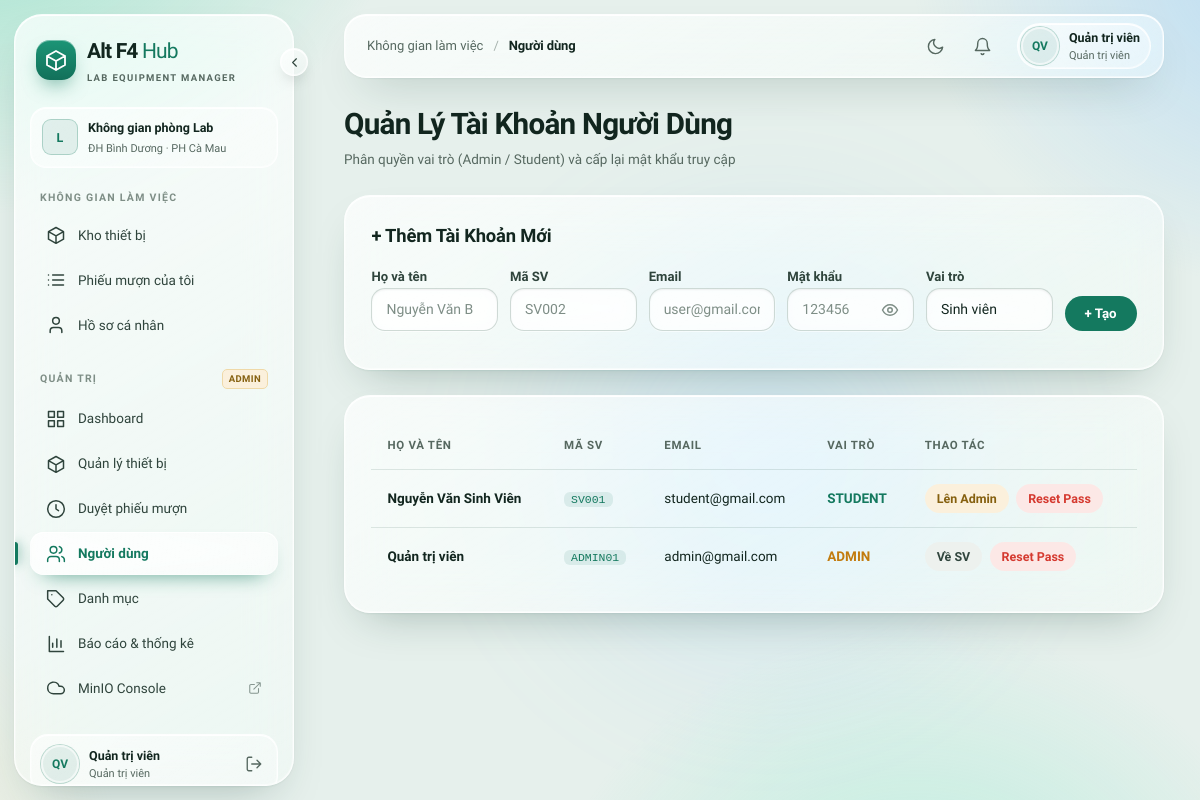
The page /admin/users.php (signed in) on the database its author committed.
### tables this page shows
CREATE TABLE IF NOT EXISTS users (
    id INT AUTO_INCREMENT PRIMARY KEY,
    fullname VARCHAR(100) NOT NULL,
    student_code VARCHAR(20) UNIQUE,
    email VARCHAR(100) UNIQUE NOT NULL,
    password_hash VARCHAR(255) NOT NULL,
    role ENUM('admin', 'student') DEFAULT 'student',
    created_at TIMESTAMP DEFAULT CURRENT_TIMESTAMP
);

### src/admin/users.php (the view, shortened to what this page needs)
<?php
require_once '../config.php';
$users = $pdo->query("SELECT * FROM users ORDER BY id DESC")->fetchAll();
?>
<!DOCTYPE html>
<html lang="vi">
<head>
    <?php include __DIR__ . '/../head.php'; ?>
</head>
<body>
<?php include __DIR__ . '/../navbar.php'; ?>
<main class="container">
    <div style="margin-bottom: 25px;">
        <h1 style="font-size: 2rem; font-weight: 800; margin: 0;">Quản Lý Tài Khoản Người Dùng</h1>
        <p style="color: #64748B; margin: 6px 0 0;">Phân quyền vai trò (Admin / Student) và cấp lại mật khẩu truy cập</p>
    </div>
    <div class="glass-box">
        <h3 style="margin-top: 0; font-size: 1.15rem; font-weight: 700; margin-bottom: 15px;">+ Thêm Tài Khoản Mới</h3>
        <form method="POST" style="display: grid; grid-template-columns: repeat(4, 1fr) 1fr auto; gap: 12px; align-items: end;">
            <div>
                <label style="font-size: 0.82rem; font-weight: 600;">Họ và tên</label>
                <input type="text" name="fullname" class="form-control" placeholder="Nguyễn Văn B" required>
            </div>
            <div>
                <label style="font-size: 0.82rem; font-weight: 600;">Mã SV</label>
                <input type="text" name="student_code" class="form-control" placeholder="SV002">
            </div>
            <div>
                <label style="font-size: 0.82rem; font-weight: 600;">Email</label>
                <input type="email" name="email" class="form-control" placeholder="user@gmail.com" required>
            </div>
            <div>
                <label style="font-size: 0.82rem; font-weight: 600;">Mật khẩu</label>
                <input type="password" name="password" class="form-control" placeholder="123456" required>
            </div>
            <div>
                <label style="font-size: 0.82rem; font-weight: 600;">Vai trò</label>
                <select name="role" class="form-control">
                    <option value="student">Sinh viên</option>
                </select>
            </div>
            <div>
                <button type="submit" style="background: #0F182F; color: #fff; padding: 10px 20px; border-radius: 999px; border: none; font-weight: 700; cursor: pointer; margin-bottom: 12px;">+ Tạo</button>
            </div>
        </form>
    </div>
    <div class="glass-box">
        <table>
            <thead>
                <tr>
                    <th>Họ và Tên</th>
                    <th>Mã SV</th>
                    <th>Email</th>
                    <th>Vai Trò</th>
                    <th>Thao Tác</th>
                </tr>
            </thead>
            <tbody>
                <?php foreach ($users as $u): ?>
                    <tr>
                        <td><strong><?= htmlspecialchars($u['fullname']) ?></strong></td>
                        <td><code><?= htmlspecialchars($u['student_code'] ?? '—') ?></code></td>
                        <td><?= htmlspecialchars($u['email']) ?></td>
                        <td>
                            <strong style="color: <?= $u['role'] === 'admin' ? '#D97706' : '#2563EB' ?>;">
                                <?= strtoupper($u['role']) ?>
                            </strong>
                        </td>
                        <td>
                            <?php if ($u['role'] === 'student'): ?>
                                <a href="?make_admin=<?= $u['id'] ?>" class="btn-sm" style="background: #FEF3C7; color: #92400E;" onclick="return confirm('Nâng cấp tài khoản này lên Quản trị viên?')">Lên Admin</a>
                            <?php else: ?>
                                <a href="?make_student=<?= $u['id'] ?>" class="btn-sm" style="background: #E2E8F0; color: #334155;" onclick="return confirm('Chuyển tài khoản về quyền Sinh viên?')">Về SV</a>
                            <?php endif; ?>
                            <a href="?reset_pass=<?= $u['id'] ?>" class="btn-sm" style="background: #FEE2E2; color: #DC2626;" onclick="return confirm('Đặt lại mật khẩu về 123456?')">Reset Pass</a>
                        </td>
                    </tr>
                <?php endforeach; ?>
            </tbody>
        </table>
    </div>
</main>
</body>
</html>

### src/navbar.php (shortened to what this page needs)
<?php
require_once __DIR__ . '/ui.php';
$current_page    = basename($_SERVER['PHP_SELF']);
$is_admin_folder = strpos($_SERVER['PHP_SELF'], '/admin/') !== false;
$user            = $_SESSION['user'] ?? null;
$navIsAdmin = ($user && $user['role'] === 'admin');
$navKey     = ($is_admin_folder ? 'admin/' : '') . $current_page;
$navTitles = [
    'index.php'              => 'Kho thiết bị',
    'device_detail.php'      => 'Chi tiết thiết bị',
    'borrow.php'             => 'Đăng ký mượn',
    'my_borrows.php'         => 'Phiếu mượn của tôi',
    'request_detail.php'     => 'Chi tiết phiếu mượn',
    'profile.php'            => 'Hồ sơ cá nhân',
    'admin/index.php'        => 'Dashboard',
    'admin/devices.php'      => 'Quản lý thiết bị',
    'admin/device_edit.php'  => 'Chỉnh sửa thiết bị',
    'admin/categories.php'   => 'Danh mục',
    'admin/requests.php'     => 'Duyệt phiếu mượn',
    'admin/users.php'        => 'Người dùng',
    'admin/reports.php'      => 'Báo cáo & thống kê',
];
$navTitle = $navTitles[$navKey] ?? 'Alt F4 Hub';
$navOn = [
    'kho'   => in_array($navKey, ['index.php', 'device_detail.php', 'borrow.php']),
    'mine'  => ($navKey === 'my_borrows.php') || ($navKey === 'request_detail.php' && !$navIsAdmin),
    'prof'  => ($navKey === 'profile.php'),
    'dash'  => ($navKey === 'admin/index.php'),
    'dev'   => in_array($navKey, ['admin/devices.php', 'admin/device_edit.php']),
    'req'   => ($navKey === 'admin/requests.php') || ($navKey === 'request_detail.php' && $navIsAdmin),
    'users' => ($navKey === 'admin/users.php'),
    'cat'   => ($navKey === 'admin/categories.php'),
    'rep'   => ($navKey === 'admin/reports.php'),
];
$navCls = [];
$navCur = [];
foreach ($navOn as $k => $on) {
    $navCls[$k] = $on ? 'is-active' : '';
    $navCur[$k] = $on ? 'aria-current="page"' : '';
}
$navAlert   = 0;
if ($user && isset($pdo)) {
    try {
        if ($navIsAdmin) {
            $navPending = (int)$pdo->query("SELECT COUNT(*) FROM borrow_requests WHERE status = 'pending'")->fetchColumn();
            $navAlert   = $navPending;
        } else {
            $navSt = $pdo->prepare("SELECT COUNT(*) FROM borrow_requests WHERE user_id = ? AND status = 'approved' AND DATEDIFF(expected_return_date, CURDATE()) <= 2");
            $navSt->execute([$user['id']]);
            $navAlert = (int)$navSt->fetchColumn();
        }
    } catch (Throwable $e) {
    }
}
$navAlertHref  = $navIsAdmin ? '/admin/requests.php?status=pending' : '/my_borrows.php?status=approved';
$navAlertLabel = $navIsAdmin ? 'phiếu mượn đang chờ duyệt' : 'thiết bị sắp hoặc đã quá hạn trả';
$navInit = '';
if ($user) {
    $navParts = preg_split('/\s+/u', trim($user['fullname']));
    $navInit  = mb_substr($navParts[0], 0, 1, 'UTF-8');
    if (count($navParts) > 1) {
        $navInit .= mb_substr($navParts[count($navParts) - 1], 0, 1, 'UTF-8');
    }
    $navInit = mb_strtoupper($navInit, 'UTF-8');
}
$navRole = ($user && $user['role'] === 'admin') ? 'Quản trị viên' : (($user && !empty($user['student_code'])) ? $user['student_code'] : 'Sinh viên');
?>
<div class="t-dock" id="tDock">
<aside class="t-side" id="tSide" aria-label="Điều hướng chính">
    <a class="t-brand" href="/index.php" title="Alt F4 Hub">
        <span class="t-brand-icon"><?= ic('box', 24) ?></span>
        <span class="t-brand-text">Alt F4<span class="t-brand-hub"> Hub</span><small>Lab equipment manager</small></span>
    </a>
    <div class="t-workspace">
        <span class="t-workspace-icon">L</span>
        <div>Không gian phòng Lab<small>ĐH Bình Dương · PH Cà Mau</small></div>
    </div>
    <p class="t-label"><b>Không gian làm việc</b></p>
    <nav class="t-navlist">
        <a class="t-nav <?= $navCls['kho'] ?>" href="/index.php" title="Kho thiết bị" <?= $navCur['kho'] ?>><?= ic('box') ?><span>Kho thiết bị</span></a>
        <a class="t-nav <?= $navCls['mine'] ?>" href="/my_borrows.php" title="Phiếu mượn của tôi" <?= $navCur['mine'] ?>><?= ic('list') ?><span>Phiếu mượn của tôi</span></a>
        <a class="t-nav <?= $navCls['prof'] ?>" href="/profile.php" title="Hồ sơ cá nhân" <?= $navCur['prof'] ?>><?= ic('user') ?><span>Hồ sơ cá nhân</span></a>
    </nav>
    <?php if ($navIsAdmin): ?>
    <p class="t-label t-label-admin"><b>Quản trị</b> <span>Admin</span></p>
    <nav class="t-navlist">
        <a class="t-nav <?= $navCls['dash'] ?>" href="/admin/index.php" title="Dashboard" <?= $navCur['dash'] ?>><?= ic('grid') ?><span>Dashboard</span></a>
        <a class="t-nav <?= $navCls['dev'] ?>" href="/admin/devices.php" title="Quản lý thiết bị" <?= $navCur['dev'] ?>><?= ic('box') ?><span>Quản lý thiết bị</span></a>
        <a class="t-nav <?= $navCls['req'] ?>" href="/admin/requests.php" title="Duyệt phiếu mượn" <?= $navCur['req'] ?>><?= ic('clock') ?><span>Duyệt phiếu mượn</span></a>
        <a class="t-nav <?= $navCls['users'] ?>" href="/admin/users.php" title="Người dùng" <?= $navCur['users'] ?>><?= ic('users') ?><span>Người dùng</span></a>
        <a class="t-nav <?= $navCls['cat'] ?>" href="/admin/categories.php" title="Danh mục" <?= $navCur['cat'] ?>><?= ic('tag') ?><span>Danh mục</span></a>
        <a class="t-nav <?= $navCls['rep'] ?>" href="/admin/reports.php" title="Báo cáo &amp; thống kê" <?= $navCur['rep'] ?>><?= ic('chart') ?><span>Báo cáo &amp; thống kê</span></a>
        <a class="t-nav" href="http://localhost:9001" target="_blank" rel="noopener" title="Mở MinIO S3 Console"><?= ic('cloud') ?><span>MinIO Console</span><?= ic('external', 14) ?></a>
    </nav>
    <?php endif; ?>
    <div class="t-side-bottom">
        <?php if ($user): ?>
        <div class="t-me">
            <a class="t-me-link" href="/profile.php" title="Xem hồ sơ &amp; đổi mật khẩu">
                <span class="t-avatar"><?= t_esc($navInit) ?></span>
                <span class="t-me-text"><b><?= t_esc($user['fullname']) ?></b><small><?= t_esc($navRole) ?></small></span>
            </a>
            <a class="t-me-out" href="/logout.php" title="Đăng xuất" aria-label="Đăng xuất"><?= ic('logout', 18) ?></a>
        </div>
        <?php endif; ?>
    </div>
</aside>
<button type="button" class="t-dock-toggle" data-side-toggle aria-controls="tSide" aria-expanded="true" aria-label="Thu gọn thanh bên" title="Thu gọn / mở rộng thanh bên"><?= ic('chevron', 15) ?></button>
</div>
<header class="t-top">
    <div class="t-crumb"><span class="t-crumb-root">Không gian làm việc</span><span class="t-crumb-sep">/</span><b><?= t_esc($navTitle) ?></b></div>
    <div class="t-top-right">
        <button type="button" class="t-icon-btn t-theme-btn" data-theme-toggle aria-label="Đổi giao diện sáng / tối" title="Đổi giao diện sáng / tối"><?= ic('sun', 19) ?><?= ic('moon', 19) ?></button>
        <a class="t-icon-btn t-bell" href="<?= $navAlertHref ?>" aria-label="Thông báo: <?= $navAlert ?> <?= $navAlertLabel ?>" title="<?= $navAlert ?> <?= $navAlertLabel ?>"><?= ic('bell', 19) ?><?php if ($navAlert > 0): ?><i class="t-bell-dot"></i><?php endif; ?></a>
        <?php if ($user): ?>
        <a class="t-user" href="/profile.php" title="Hồ sơ cá nhân">
            <span class="t-avatar"><?= t_esc($navInit) ?></span>
            <span class="t-user-text"><b><?= t_esc($user['fullname']) ?></b><small><?= t_esc($navRole) ?></small></span>
        </a>
        <?php endif; ?>
    </div>
</header>

### src/admin/users.php (style rules this page uses)
body { background-color: #E6EDF6; font-family: 'Plus Jakarta Sans', sans-serif; color: #020C21; margin: 0; padding-bottom: 60px; }
.container { max-width: 1100px; margin: 0 auto; padding: 0 16px; }
.glass-box { background: rgba(255, 255, 255, 0.78); border: 1px solid rgba(255, 255, 255, 0.9); border-radius: 28px; padding: 30px; backdrop-filter: blur(40px); box-shadow: 0 16px 40px rgba(15, 24, 47, 0.05); margin-bottom: 25px; }
.form-control { width: 100%; padding: 10px 14px; border-radius: 12px; border: 1px solid #CBD5E1; background: rgba(255, 255, 255, 0.9); box-sizing: border-box; font-family: inherit; font-size: 0.9rem; margin-bottom: 12px; outline: none; }
table { width: 100%; border-collapse: collapse; }
th, td { padding: 14px 16px; text-align: left; border-bottom: 1px solid rgba(206, 213, 224, 0.6); }
th { font-size: 0.8rem; text-transform: uppercase; color: #64748B; font-weight: 700; }
.btn-sm { padding: 5px 12px; border-radius: 999px; text-decoration: none; font-size: 0.78rem; font-weight: 700; display: inline-block; margin-right: 4px; }

### rows shown on the page
users: fullname "QV", fullname "Quản trị viên", role "Quản trị viên", student_code "ADMIN01", email "admin@gmail.com", role "ADMIN"
users: fullname "Nguyễn Văn Sinh Viên", student_code "SV001", email "student@gmail.com", role "STUDENT"

### other values the page prints
t_esc($navTitle) "Người dùng"
